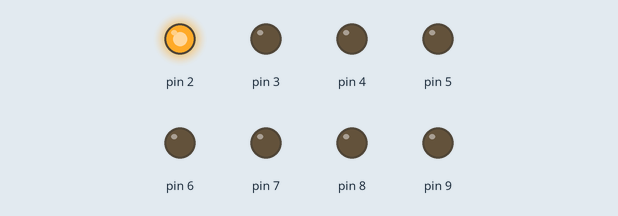
Recording of a sketch running on a simulated Arduino Uno, built with avr-gcc and run on an emulated ATmega328P. Parts: output pins drawn as LEDs (lit = HIGH).

Above: at 0.02 s.
At 0.32 s:
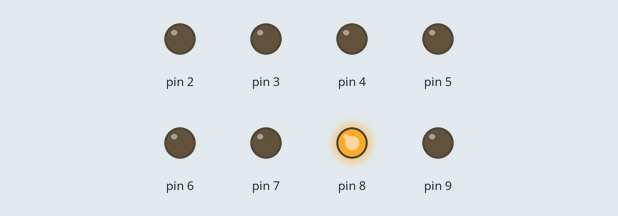
At 0.72 s:
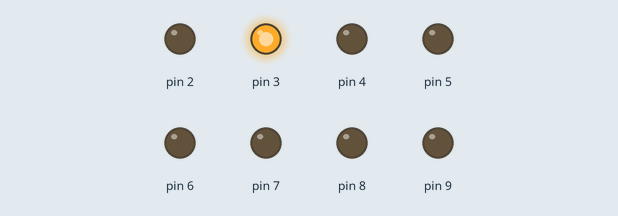
At 1.42 s:
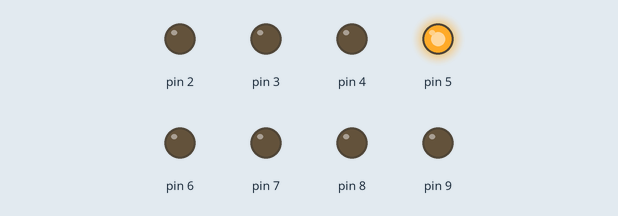
At 2.12 s:
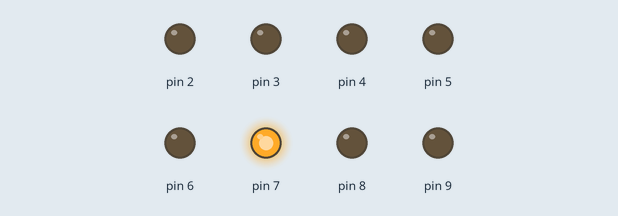
At 2.8 s:
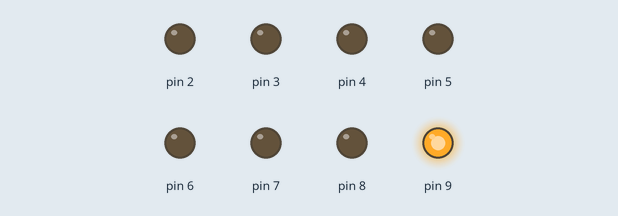
Timing chart, 0 to 3.1 s (numbered marks = the images above):
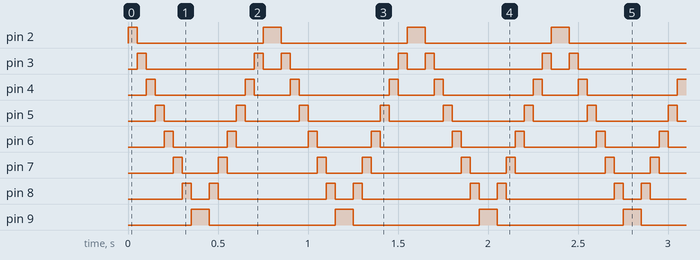

Measured:
- by itself, pin 2, pin 9: alternates HIGH for 0.10 s and LOW for 0.70 s
- by itself, pin 3: repeats every 0.80 s: LOW 0.60 s, HIGH 0.05 s, LOW 0.10 s, HIGH 0.05 s
- by itself, pin 4: repeats every 0.80 s: LOW 0.50 s, HIGH 0.05 s, LOW 0.20 s, HIGH 0.05 s
- by itself, pin 5: repeats every 0.80 s: LOW 0.40 s, HIGH 0.05 s, LOW 0.30 s, HIGH 0.05 s
- by itself, pin 6: repeats every 0.80 s: LOW 0.30 s, HIGH 0.05 s, LOW 0.40 s, HIGH 0.05 s
- by itself, pin 7: repeats every 0.80 s: LOW 0.20 s, HIGH 0.05 s, LOW 0.50 s, HIGH 0.05 s
- by itself, pin 8: repeats every 0.80 s: LOW 0.10 s, HIGH 0.05 s, LOW 0.60 s, HIGH 0.05 s

The sketch:

Knight_Rider_loop.ino
```cpp
int y = 50;

void setup() {
  for (int rLED = 2; rLED < 10; rLED++) {
    pinMode(rLED, OUTPUT);
  }
}

void loop() {

  for (int rLED = 2; rLED < 10; rLED++) {
    digitalWrite(rLED, HIGH);
    delay(y);
    digitalWrite(rLED, LOW);
  }

  for (int rLED = 9; rLED >= 2; rLED--) {
    digitalWrite(rLED, HIGH);
    delay(y);
    digitalWrite(rLED, LOW);
  }
}
```
